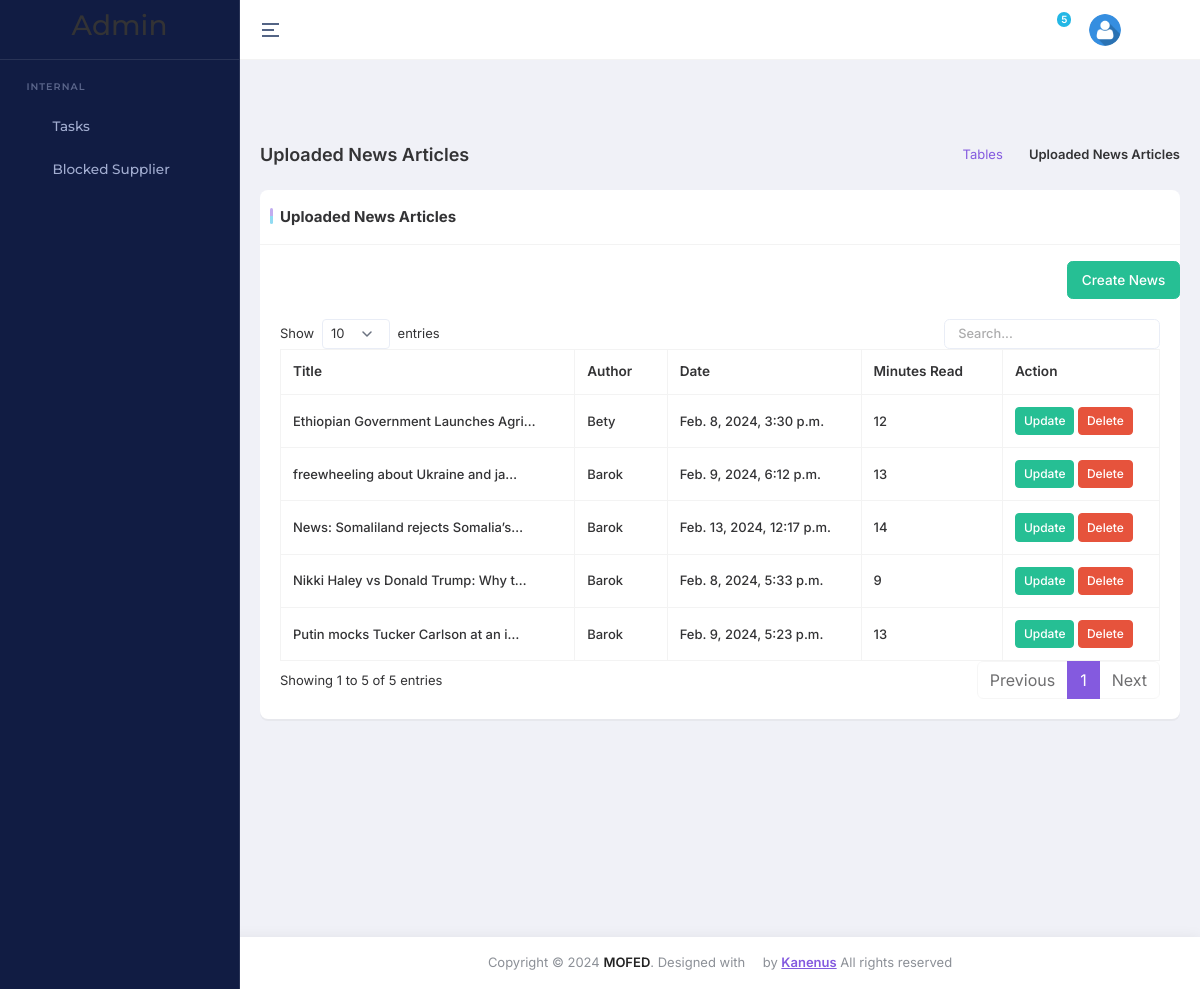
/news/panel/news/list/, run on the app's committed database.
### news/models.py (models this page shows, shortened)
class NewsArticle(models.Model):
    title = models.CharField(max_length=255)
    author = models.CharField(max_length=100)
    content = models.TextField()
    featured_image = models.ImageField(upload_to='news_images/')
    minutes_read = models.IntegerField()
    likes = models.IntegerField(default=0)
    category = models.CharField(max_length=100)  # Add a category field
    created_at = models.DateTimeField(auto_now_add=True)
    class Meta:
        ordering = ('-id',)

### news/views.py (the view)
# urls.py: path('panel/news/list/', views.news_list, name='news_list'),  # Admin Panel News List
def news_list(request):
    news_articles = NewsArticle.objects.all()
    return render(request, 'view_news_back.html', {'news_articles': news_articles})

### core/context_processors.py (called while the page is built)
def recent_news_mega(request):
    recent_news = NewsArticle.objects.order_by('-created_at')
    recent_news  = recent_news[:4] if recent_news else recent_news
    return {'recent_news_mega':recent_news}

def stgs(request):
    contact_info = ContactInfo.objects.first()
    quick_links = QuickLink.objects.all()
    pages = Pages.objects.first()
    return {
        'contact_info': contact_info,  # Include footer data in context
        'quick_links': quick_links,  # Include footer data in context
        'stg':Settings.objects.first(),
        'pages': pages
    }

### news/templates/view_news_back.html (shortened to what this page needs)
{% extends 'base_new_admin.html' %}
{% load static %}
{% block main %}
<div class="main-content app-content">
    <div class="container-fluid">
        <div class="d-md-flex d-block align-items-center justify-content-between my-4 page-header-breadcrumb">
            <h1 class="page-title fw-semibold fs-18 mb-0">Uploaded News Articles</h1>
            <div class="ms-md-1 ms-0">
                <nav>
                    <ol class="breadcrumb mb-0">
                        <li class="breadcrumb-item"><a href="javascript:void(0);">Tables</a></li>
                        <li class="breadcrumb-item active" aria-current="page">Uploaded News Articles</li>
                    </ol>
                </nav>
            </div>
        </div>
        <div class="row">
            <div class="col-xl-12">
                <div class="card custom-card">
                    <div class="card-header">
                        <div class="card-title">
                            Uploaded News Articles
                        </div>
                    </div>
                    <div class="row mt-3">
                        <div class="col-md-12 text-end ml-auto">
                            <a href="{% url 'add_news_article' %}" class="btn btn-success">Create News</a>
                        </div>
                    </div>
                    <div class="card-body">
                        <div class="table-responsive">
                            <table id="datatable-basic" class="table table-bordered text-nowrap w-100 datatable">
                                <thead>
                                    <tr>
                                        <th>Title</th>
                                        <th>Author</th>
                                        <th>Date</th>
                                        <th>Minutes Read</th>
                                        <th>Action</th>
                                    </tr>
                                </thead>
                                <tbody>
                                    {% for article in news_articles %}
                                    <tr>
                                        <td>{{ article.title|truncatechars:35 }}</td>
                                        <td>{{ article.author }}</td>
                                        <td>{{ article.created_at }}</td>
                                        <td>{{ article.minutes_read }}</td>
                                        <td>
                                            <a href="{% url 'news_update' article.id %}"
                                                class="btn btn-success btn-sm">Update</a>
                                            <button class="btn btn-danger btn-sm"
                                                onclick="confirmDelete('{{ article.id }}')">Delete</button>
                                        </td>
                                    </tr>
                                    {% endfor %}
                                </tbody>
                            </table>
                        </div>
                    </div>
                </div>
            </div>
        </div>
    </div>
</div>
{% endblock %}

### task_manager/templates/base_new_admin.html (shortened to what this page needs)
{% load static %}
{% load menu_tags %}
{% load static cms_tags sekizai_tags  %}
<!DOCTYPE html>
<html lang="en" dir="ltr" data-nav-layout="vertical" data-theme-mode="light" data-header-styles="light" data-menu-styles="dark" data-toggled="close">
<head>
    <link id="style" href="{% static 'dashboard/libs/bootstrap/css/bootstrap.min.css' %}" rel="stylesheet" >
    <link href="{% static 'dashboard/css/styles.min.css' %}" rel="stylesheet" >
    <link href="{% static 'dashboard/css/icons.css' %}" rel="stylesheet" >
    <link href="{% static 'dashboard/libs/node-waves/waves.min.css' %}" rel="stylesheet" >
    <link href="{% static 'dashboard/libs/simplebar/simplebar.min.css' %}" rel="stylesheet" >
    <link rel="stylesheet" href="{% static 'dashboard/libs/flatpickr/flatpickr.min.css' %}">
    <link rel="stylesheet" href="{% static 'dashboard/libs/@simonwep/pickr/themes/nano.min.css' %}">
    <link rel="stylesheet" href="{% static 'dashboard/libs/jsvectormap/css/jsvectormap.min.css' %}">
    <link rel="stylesheet" href="{% static 'dashboard/libs/swiper/swiper-bundle.min.css' %}">
    <link rel="stylesheet" href="{% static 'dashboard/libs/choices.js/public/assets/styles/choices.min.css' %}">
</head>
<body>
    <div class="page">
        <header class="app-header" style="position: relative;">
            <div class="main-header-container container-fluid">
                <div class="header-content-left">
                    <div class="header-element">
                        <a aria-label="Hide Sidebar" class="sidemenu-toggle header-link animated-arrow hor-toggle horizontal-navtoggle" data-bs-toggle="sidebar" href="javascript:void(0);"><span></span></a>
                    </div>
                </div>
                <div class="header-content-right">
                    <div class="header-element header-theme-mode">
                        <a href="javascript:void(0);" class="header-link layout-setting">
                            <span class="light-layout">
                            <i class="bx bx-moon header-link-icon"></i>
                            </span>
                        </a>
                    </div>
                    <div class="header-element notifications-dropdown">
                        <a href="javascript:void(0);" class="header-link dropdown-toggle" data-bs-toggle="dropdown" data-bs-auto-close="outside" id="messageDropdown" aria-expanded="false">
                            <i class="bx bx-bell header-link-icon"></i>
                            <span class="badge bg-secondary rounded-pill header-icon-badge pulse pulse-secondary" id="notification-icon-badge">5</span>
                        </a>
                    </div>
                    <div class="header-element">
                        <a href="javascript:void(0);" class="header-link dropdown-toggle" id="mainHeaderProfile" data-bs-toggle="dropdown" data-bs-auto-close="outside" aria-expanded="false">
                            <div class="d-flex align-items-center">
                                <div class="me-sm-2 me-0">
                                    {% if user.profile_pic %}
                                    <img src="{{ user.profile_pic.url }}"  alt="img" width="32" height="32" class="rounded-circle">
                                    {% else %}
                                    <img src="{% static 'front/imgs/team/user.png' %}"  alt="img" width="32" height="32" class="rounded-circle">
                                    {% endif %}
                                </div>
                            </div>
                        </a>
                    </div>
                    <div class="header-element">
                        <a href="javascript:void(0);" class="header-link switcher-icon" data-bs-toggle="offcanvas" data-bs-target="#switcher-canvas">
                            <i class="bx bx-cog header-link-icon"></i>
                        </a>
                    </div>
                </div>
            </div>
        </header>
        <aside class="app-sidebar sticky" id="sidebar">
            <div class="main-sidebar-header">
                <a href="" class="header-logo">
                    <h3>Admin </h3>
                </a>
            </div>
            <div class="main-sidebar" id="sidebar-scroll">
                <nav class="main-menu-container nav nav-pills flex-column sub-open">
                    <ul class="main-menu">
                        <li class="slide__category"><span class="category-name">Internal</span></li>
                        <li class="slide has-sub">
                            <a href="javascript:void(0);" class="side-menu__item">
                                <i class="bx bx-task side-menu__icon"></i>
                                <span class="side-menu__label">Tasks</span>
                                <i class="fe fe-chevron-right side-menu__angle"></i>
                            </a>
                        </li>
                        <li class="slide">
                            <a href="{% url 'supplier_list' %}" class="side-menu__item">
                                <i class="bx bx-block side-menu__icon"></i>
                                <span class="side-menu__label">Blocked Supplier</span>
                            </a>
                        </li>
                    </ul>
                </nav>
            </div>
        </aside>
        {% block main%}{% endblock %}
        <footer class="footer mt-auto py-3 bg-white text-center">
            <div class="container">
                <span class="text-muted"> Copyright © <span id="year"></span> <a
                        href="javascript:void(0);" class="text-dark fw-semibold">MOFED</a>.
                    Designed with <span class="bi bi-heart-fill text-danger"></span> by <a href="javascript:void(0);">
                        <span class="fw-semibold text-primary text-decoration-underline">Kanenus</span>
                    </a> All
                    rights
                    reserved
                </span>
            </div>
        </footer>
    </div>
</body>
</html>

### data on the page
NewsArticle: title "News: Somaliland rejects Somalia’s…", author "Barok", created_at "Feb. 13, 2024, 12:17 p.m.", minutes_read "14"
NewsArticle: title "freewheeling about Ukraine and ja…", author "Barok", created_at "Feb. 9, 2024, 6:12 p.m.", minutes_read "13"
NewsArticle: title "Putin mocks Tucker Carlson at an i…", author "Barok", created_at "Feb. 9, 2024, 5:23 p.m.", minutes_read "13"
NewsArticle: title "Nikki Haley vs Donald Trump: Why t…", author "Barok", created_at "Feb. 8, 2024, 5:33 p.m.", minutes_read "9"
NewsArticle: title "Ethiopian Government Launches Agri…", author "Bety", created_at "Feb. 8, 2024, 3:30 p.m.", minutes_read "12"
